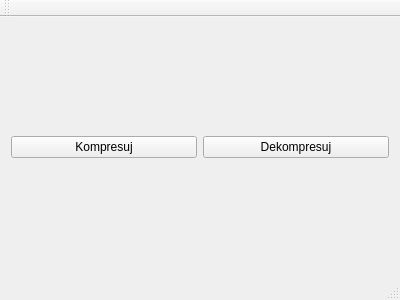
<?xml version="1.0" encoding="UTF-8"?>
<ui version="4.0">
 <class>MainWindow</class>
 <widget class="QMainWindow" name="MainWindow">
  <property name="geometry">
   <rect>
    <x>0</x>
    <y>0</y>
    <width>400</width>
    <height>300</height>
   </rect>
  </property>
  <property name="windowTitle">
   <string>MainWindow</string>
  </property>
  <widget class="QWidget" name="centralWidget">
   <layout class="QGridLayout" name="gridLayout_2">
    <item row="1" column="1">
     <widget class="QPushButton" name="Dekompresuj">
      <property name="text">
       <string>Dekompresuj</string>
      </property>
     </widget>
    </item>
    <item row="1" column="0">
     <widget class="QPushButton" name="Kompresuj">
      <property name="text">
       <string>Kompresuj</string>
      </property>
     </widget>
    </item>
   </layout>
  </widget>
  <widget class="QMenuBar" name="menuBar">
   <property name="geometry">
    <rect>
     <x>0</x>
     <y>0</y>
     <width>400</width>
     <height>21</height>
    </rect>
   </property>
  </widget>
  <widget class="QToolBar" name="mainToolBar">
   <attribute name="toolBarArea">
    <enum>TopToolBarArea</enum>
   </attribute>
   <attribute name="toolBarBreak">
    <bool>false</bool>
   </attribute>
  </widget>
  <widget class="QStatusBar" name="statusBar"/>
 </widget>
 <layoutdefault spacing="6" margin="11"/>
 <resources/>
 <connections/>
</ui>
